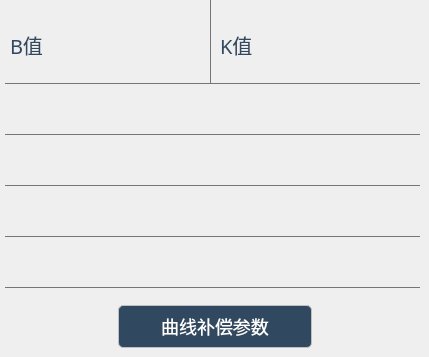
     <widget class="QWidget" name="m_KBValueTab">
      <attribute name="title">
       <string>标准曲线参数</string>
      </attribute>
      <widget class="QPushButton" name="m_CurveCompensateBtn">
       <property name="geometry">
        <rect>
         <x>118</x>
         <y>305</y>
         <width>194</width>
         <height>43</height>
        </rect>
       </property>
       <property name="whatsThis">
        <string>BTN_01</string>
       </property>
       <property name="styleSheet">
        <string notr="true">QPushButton
{
background-color: #304961;
color: #FFFFFF;
	font:18px Semhei;
	border: 1px solid #C0C0C0; 
 	border-radius: 5px;
}

QPushButton:pressed
{
background-color: #304961;
color: #FFFFFF;
}</string>
       </property>
       <property name="text">
        <string>曲线补偿参数</string>
       </property>
       <property name="flat">
        <bool>true</bool>
       </property>
      </widget>
      <widget class="QLabel" name="label2_3_1">
       <property name="geometry">
        <rect>
         <x>10</x>
         <y>10</y>
         <width>45</width>
         <height>70</height>
        </rect>
       </property>
       <property name="whatsThis">
        <string>LBL_02</string>
       </property>
       <property name="styleSheet">
        <string notr="true">background-color: transparent;
color: #304961;
font:20px Semhei;</string>
       </property>
       <property name="text">
        <string>B值</string>
       </property>
      </widget>
      <widget class="QLabel" name="label2_3_2">
       <property name="geometry">
        <rect>
         <x>220</x>
         <y>10</y>
         <width>45</width>
         <height>70</height>
        </rect>
       </property>
       <property name="font">
        <font>
         <family>Semhei</family>
         <pointsize>-1</pointsize>
         <weight>50</weight>
         <italic>false</italic>
         <bold>false</bold>
        </font>
       </property>
       <property name="whatsThis">
        <string>LBL_02</string>
       </property>
       <property name="styleSheet">
        <string notr="true">background-color: transparent;
color: #304961;
font:20px Semhei;</string>
       </property>
       <property name="text">
        <string>K值</string>
       </property>
      </widget>
      <widget class="QLabel" name="m_range_1_name">
       <property name="geometry">
        <rect>
         <x>10</x>
         <y>100</y>
         <width>241</width>
         <height>21</height>
        </rect>
       </property>
       <property name="font">
        <font>
         <family>Semhei</family>
         <pointsize>-1</pointsize>
         <weight>50</weight>
         <italic>false</italic>
         <bold>false</bold>
        </font>
       </property>
       <property name="whatsThis">
        <string>LBL_02</string>
       </property>
       <property name="styleSheet">
        <string notr="true">background-color: transparent;
color: #304961;;font:16px Semhei;</string>
       </property>
       <property name="text">
        <string/>
       </property>
      </widget>
      <widget class="QLabel" name="m_range_2_name">
       <property name="geometry">
        <rect>
         <x>10</x>
         <y>150</y>
         <width>241</width>
         <height>21</height>
        </rect>
       </property>
       <property name="font">
        <font>
         <family>Semhei</family>
         <pointsize>-1</pointsize>
         <weight>50</weight>
         <italic>false</italic>
         <bold>false</bold>
        </font>
       </property>
       <property name="whatsThis">
        <string>LBL_02</string>
       </property>
       <property name="styleSheet">
        <string notr="true">background-color: transparent;
color: #304961;;font:16px Semhei;</string>
       </property>
       <property name="text">
        <string/>
       </property>
      </widget>
      <widget class="QLabel" name="m_range_3_name">
       <property name="geometry">
        <rect>
         <x>10</x>
         <y>202</y>
         <width>241</width>
         <height>21</height>
        </rect>
       </property>
       <property name="font">
        <font>
         <family>Semhei</family>
         <pointsize>-1</pointsize>
         <weight>50</weight>
         <italic>false</italic>
         <bold>false</bold>
        </font>
       </property>
       <property name="whatsThis">
        <string>LBL_02</string>
       </property>
       <property name="styleSheet">
        <string notr="true">background-color: transparent;
color: #304961;;font:16px Semhei;</string>
       </property>
       <property name="text">
        <string/>
       </property>
      </widget>
      <widget class="QLabel" name="m_range_4_name">
       <property name="geometry">
        <rect>
         <x>10</x>
         <y>252</y>
         <width>241</width>
         <height>21</height>
        </rect>
       </property>
       <property name="font">
        <font>
         <family>Semhei</family>
         <pointsize>-1</pointsize>
         <weight>50</weight>
         <italic>false</italic>
         <bold>false</bold>
        </font>
       </property>
       <property name="whatsThis">
        <string>LBL_02</string>
       </property>
       <property name="styleSheet">
        <string notr="true">background-color: transparent;
color: #304961;;font:16px Semhei;</string>
       </property>
       <property name="text">
        <string/>
       </property>
      </widget>
      <widget class="QLabel" name="m_CurbValueLbl">
       <property name="geometry">
        <rect>
         <x>60</x>
         <y>10</y>
         <width>145</width>
         <height>70</height>
        </rect>
       </property>
       <property name="whatsThis">
        <string>LBL_02</string>
       </property>
       <property name="styleSheet">
        <string notr="true">background-color: transparent;
color: #304961;
font:22px Semhei;</string>
       </property>
       <property name="text">
        <string/>
       </property>
      </widget>
      <widget class="QLabel" name="m_CurkValueLbl">
       <property name="geometry">
        <rect>
         <x>270</x>
         <y>10</y>
         <width>145</width>
         <height>70</height>
        </rect>
       </property>
       <property name="font">
        <font>
         <family>Semhei</family>
         <pointsize>-1</pointsize>
         <weight>50</weight>
         <italic>false</italic>
         <bold>false</bold>
        </font>
       </property>
       <property name="whatsThis">
        <string>LBL_02</string>
       </property>
       <property name="styleSheet">
        <string notr="true">background-color: transparent;
color: #304961;
font:22px Semhei;</string>
       </property>
       <property name="text">
        <string/>
       </property>
      </widget>
      <widget class="QLabel" name="m_range_1_value">
       <property name="geometry">
        <rect>
         <x>260</x>
         <y>90</y>
         <width>120</width>
         <height>40</height>
        </rect>
       </property>
       <property name="font">
        <font>
         <family>Semhei</family>
         <pointsize>-1</pointsize>
         <weight>50</weight>
         <italic>false</italic>
         <bold>false</bold>
        </font>
       </property>
       <property name="whatsThis">
        <string>LBL_02</string>
       </property>
       <property name="styleSheet">
        <string notr="true">background-color: transparent;
color: #304961;font:16px Semhei;</string>
       </property>
       <property name="text">
        <string/>
       </property>
      </widget>
      <widget class="QLabel" name="m_range_2_value">
       <property name="geometry">
        <rect>
         <x>260</x>
         <y>140</y>
         <width>120</width>
         <height>40</height>
        </rect>
       </property>
       <property name="font">
        <font>
         <family>Semhei</family>
         <pointsize>-1</pointsize>
         <weight>50</weight>
         <italic>false</italic>
         <bold>false</bold>
        </font>
       </property>
       <property name="whatsThis">
        <string>LBL_02</string>
       </property>
       <property name="styleSheet">
        <string notr="true">background-color: transparent;
color: #304961;;font:16px Semhei;</string>
       </property>
       <property name="text">
        <string/>
       </property>
      </widget>
      <widget class="QLabel" name="m_range_3_value">
       <property name="geometry">
        <rect>
         <x>260</x>
         <y>190</y>
         <width>120</width>
         <height>40</height>
        </rect>
       </property>
       <property name="font">
        <font>
         <family>Semhei</family>
         <pointsize>-1</pointsize>
         <weight>50</weight>
         <italic>false</italic>
         <bold>false</bold>
        </font>
       </property>
       <property name="whatsThis">
        <string>LBL_02</string>
       </property>
       <property name="styleSheet">
        <string notr="true">background-color: transparent;
color: #304961;;font:16px Semhei;</string>
       </property>
       <property name="text">
        <string/>
       </property>
      </widget>
      <widget class="QLabel" name="m_range_4_value">
       <property name="geometry">
        <rect>
         <x>260</x>
         <y>240</y>
         <width>120</width>
         <height>40</height>
        </rect>
       </property>
       <property name="font">
        <font>
         <family>Semhei</family>
         <pointsize>-1</pointsize>
         <weight>50</weight>
         <italic>false</italic>
         <bold>false</bold>
        </font>
       </property>
       <property name="whatsThis">
        <string>LBL_02</string>
       </property>
       <property name="styleSheet">
        <string notr="true">background-color: transparent;
color: #304961;;font:16px Semhei;</string>
       </property>
       <property name="text">
        <string/>
       </property>
      </widget>
      <widget class="Line" name="line2_3_1">
       <property name="geometry">
        <rect>
         <x>210</x>
         <y>0</y>
         <width>1</width>
         <height>83</height>
        </rect>
       </property>
       <property name="styleSheet">
        <string notr="true">border: 0px;
background-color: rgb(116, 118, 120);</string>
       </property>
       <property name="orientation">
        <enum>Qt::Vertical</enum>
       </property>
      </widget>
      <widget class="Line" name="line2_3_2">
       <property name="geometry">
        <rect>
         <x>5</x>
         <y>83</y>
         <width>415</width>
         <height>1</height>
        </rect>
       </property>
       <property name="styleSheet">
        <string notr="true">border: 0px;
background-color: rgb(116, 118, 120);</string>
       </property>
       <property name="orientation">
        <enum>Qt::Horizontal</enum>
       </property>
      </widget>
      <widget class="Line" name="line2_3_3">
       <property name="geometry">
        <rect>
         <x>5</x>
         <y>134</y>
         <width>415</width>
         <height>1</height>
        </rect>
       </property>
       <property name="styleSheet">
        <string notr="true">border: 0px;
background-color: rgb(116, 118, 120);</string>
       </property>
       <property name="orientation">
        <enum>Qt::Horizontal</enum>
       </property>
      </widget>
      <widget class="Line" name="line2_3_4">
       <property name="geometry">
        <rect>
         <x>5</x>
         <y>185</y>
         <width>415</width>
         <height>1</height>
        </rect>
       </property>
       <property name="styleSheet">
        <string notr="true">border: 0px;
background-color: rgb(116, 118, 120);</string>
       </property>
       <property name="orientation">
        <enum>Qt::Horizontal</enum>
       </property>
      </widget>
      <widget class="Line" name="line2_3_5">
       <property name="geometry">
        <rect>
         <x>5</x>
         <y>236</y>
         <width>415</width>
         <height>1</height>
        </rect>
       </property>
       <property name="styleSheet">
        <string notr="true">border: 0px;
background-color: rgb(116, 118, 120);</string>
       </property>
       <property name="orientation">
        <enum>Qt::Horizontal</enum>
       </property>
      </widget>
      <widget class="Line" name="line2_3_6">
       <property name="geometry">
        <rect>
         <x>5</x>
         <y>287</y>
         <width>415</width>
         <height>1</height>
        </rect>
       </property>
       <property name="styleSheet">
        <string notr="true">border: 0px;
background-color: rgb(116, 118, 120);</string>
       </property>
       <property name="orientation">
        <enum>Qt::Horizontal</enum>
       </property>
      </widget>
     </widget>
